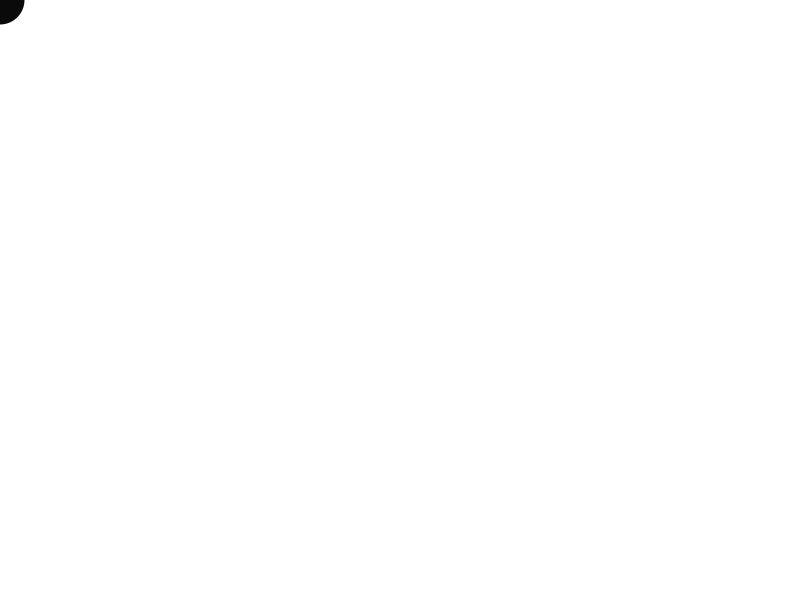
Frame 1 (no input)
Frame 60 (the mouse pressed at the canvas centre just before this capture): identical to frame 1, image omitted
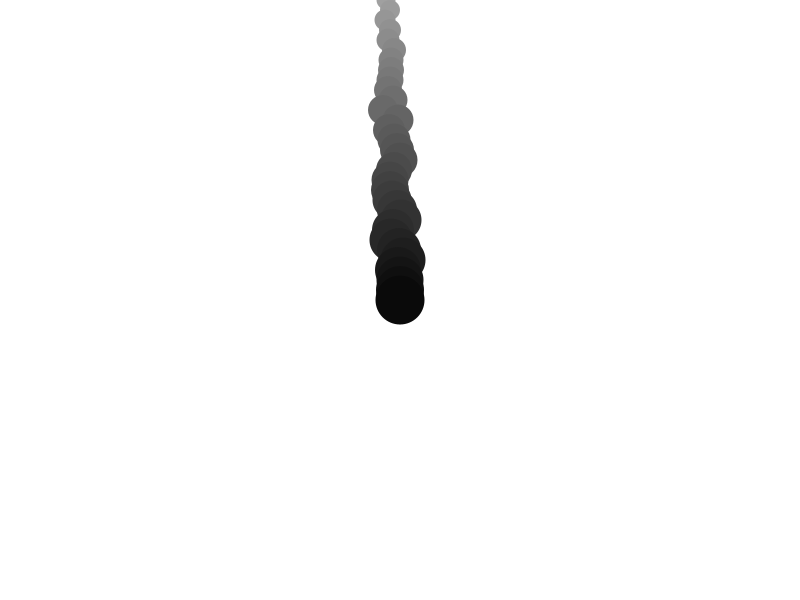
Frame 120 (the mouse held since frame 60 and released just before this capture)

The Processing sketch that drew these frames (run headless with seeded random() and noise(); from frame 60 on, the mouse is pressed at the canvas centre):

// Processing sketch: processing_165424
// ── processing_165424.pde

int[] xpos = new int[50];
int[] ypos = new int[50];
 
void setup(){
  size(800,600);
  smooth();
 
  for(int i = 0; i < 50; i++){
    xpos[i] = 0;
    ypos[i] = 0;
  }
  //noCursor();
}
 
void draw(){
  background(255);
  for(int i = 0; i < 49; i++){
    xpos[i] = xpos[i+1];
    ypos[i] = ypos[i+1]-8;
    ypos[i] -= 2;
    xpos[i] += random(-2,2);
  }
 
  xpos[xpos.length-1] = mouseX;
  ypos[ypos.length-1] = mouseY;
 
  for(int i = 0; i < 50; i++){
    noStroke();
    fill(255-i*5);
//    fill(random(255)-i*4,random(255)-i*4,random(255)-i*4);
    ellipse(xpos[i], ypos[i], i, i);
  }
}
